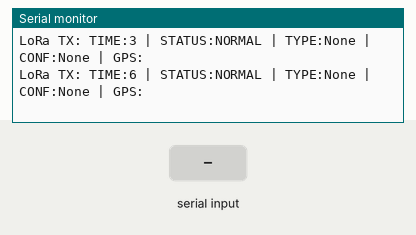
Bench run of a sketch on a simulated ESP32. Parts: the last lines printed to the serial monitor. Inputs (shaded band) come from the test bench.

Above: at 6.8 s.
6.9 s: "DETECT\n" received over Serial
At 10.2 s:
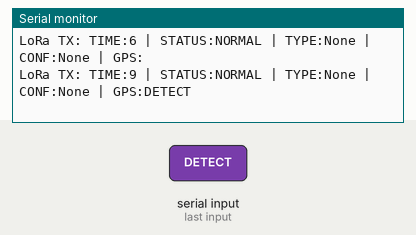
13.5 s: "DETECT\n" received over the second serial link
At 16.1 s:
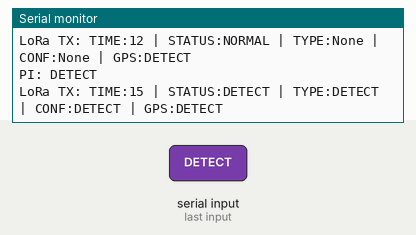
17.4 s: "1\n" received over Serial
At 18.4 s:
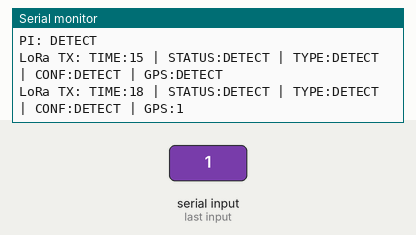
22.5 s: "1\n" received over the second serial link
At 25.5 s:
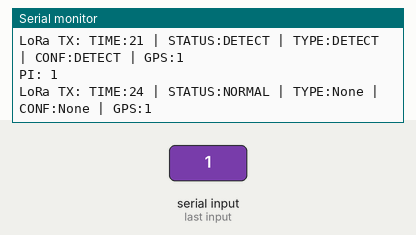
Timing chart, 0 to 27.0 s (numbered marks = the images above; inputs shaded):
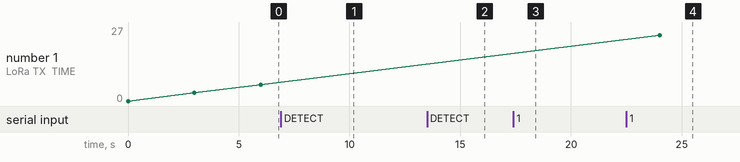

The sketch:

ESP_RASPBERRY.ino
```cpp
#include <Arduino.h>

// ---------------- UART ----------------
HardwareSerial PiSerial(2);
HardwareSerial LoRa(1);
HardwareSerial GPS(0);

// ---------------- DATA ----------------
String lastDetect = "";
String gpsData = "";

// ---------------- SETUP ----------------
void setup() {
  Serial.begin(115200);

  PiSerial.begin(115200, SERIAL_8N1, 26, 27); //CONNECTED PINS (RASP-Tx GPIO14 to D4 & RASP-Rx GPIO15 to RX2)
  GPS.begin(9600, SERIAL_8N1, 18, 19);
  LoRa.begin(115200, SERIAL_8N1, 4, 5);//CONNECTED PINS (lora rx to D18 & lora tx to tx2)

  Serial.println("ESP32 READY");
}

// ---------------- LOOP ----------------
void loop() {

  // -------- PI INPUT --------
  if (PiSerial.available()) {
    String msg = PiSerial.readStringUntil('\n');
    msg.trim();

    if (msg.length() > 0) {
      lastDetect = msg;
      Serial.println("PI: " + msg);
    }
  }

  // -------- GPS INPUT --------
  if (GPS.available()) {
    gpsData = GPS.readStringUntil('\n');
  }

  // -------- BUILD + SEND --------
  String packet = buildPacket(lastDetect, gpsData);
  sendLoRa(packet);

  delay(3000);
}

// ---------------- PACKET ----------------
String buildPacket(String detect, String gps) {

  String timeStamp = String(millis() / 1000);

  String status = "NORMAL";
  String type = "None";
  String conf = "None";

  if (detect.startsWith("DETECT")) {
    int p1 = detect.indexOf('|');
    int p2 = detect.indexOf('|', p1 + 1);
    int p3 = detect.indexOf('|', p2 + 1);

    status = detect.substring(p1 + 1, p2);
    type   = detect.substring(p2 + 1, p3);
    conf   = detect.substring(p3 + 1);
  }

  return "TIME:" + timeStamp +
         " | STATUS:" + status +
         " | TYPE:" + type +
         " | CONF:" + conf +
         " | GPS:" + gps;
}

// ---------------- LORA ----------------
void sendLoRa(String data) {
  LoRa.println(data);
  Serial.println("LoRa TX: " + data);
}
```

Measured:
- after the input at 6.9 s, the serial monitor: prints a new line after 2.1 s (image 1)
- after the input at 13.5 s, the serial monitor: prints a new line after 1.5 s (image 2)
- after the input at 17.4 s, the serial monitor: prints a new line after 0.61 s (image 3)
- after the input at 22.5 s, the serial monitor: prints a new line after 1.5 s (image 4)
